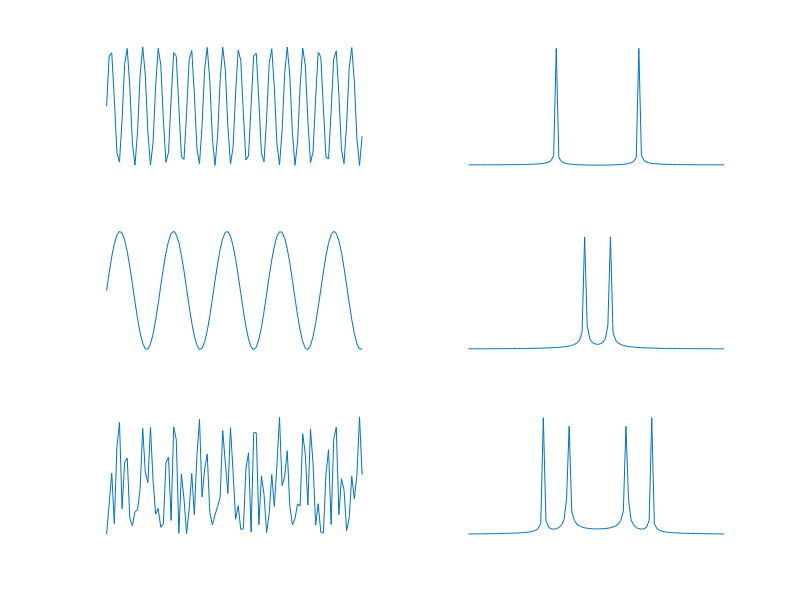

MATLAB code for this plot:
t=linspace(0,10,100);
a = sin(10*t);
b = sin(3*t);

subplot(321)
plot(a)
axis off

subplot(322)
plot(abs(fftshift(fft(a))))
axis off

subplot(323)
plot(b)
axis off

subplot(324)
plot(abs(fftshift(fft(b))))
axis off

subplot(325)
plot(abs(a.*b))
axis off

subplot(326)
plot(abs(fftshift(fft(a.*b))))
axis off
